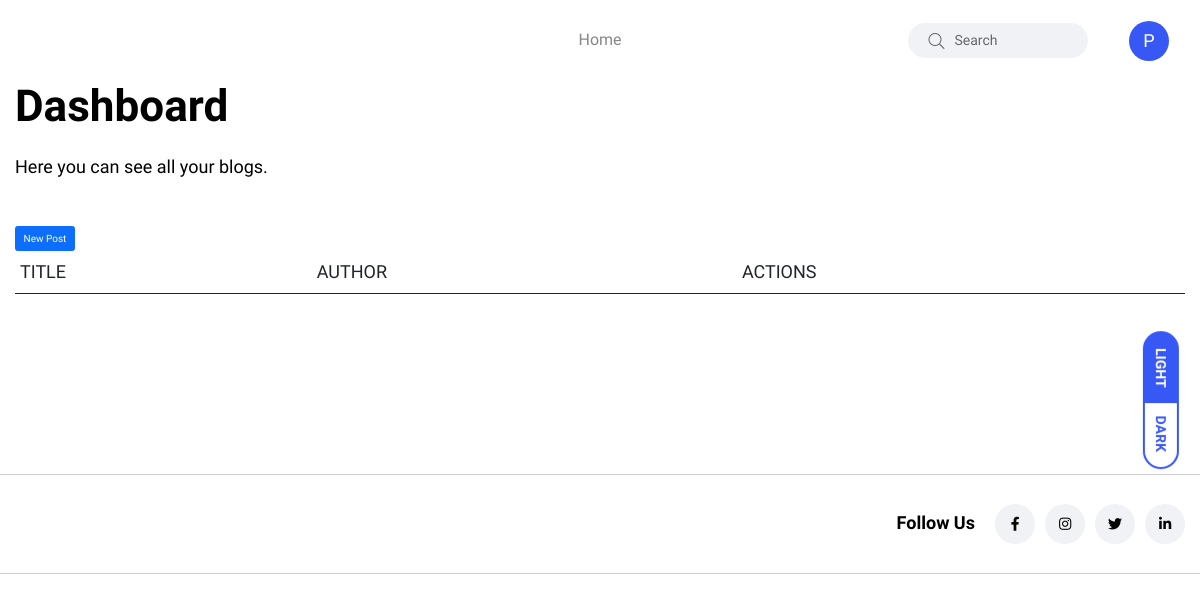
Page /dashboard/ (signed in) on the earlier database version.
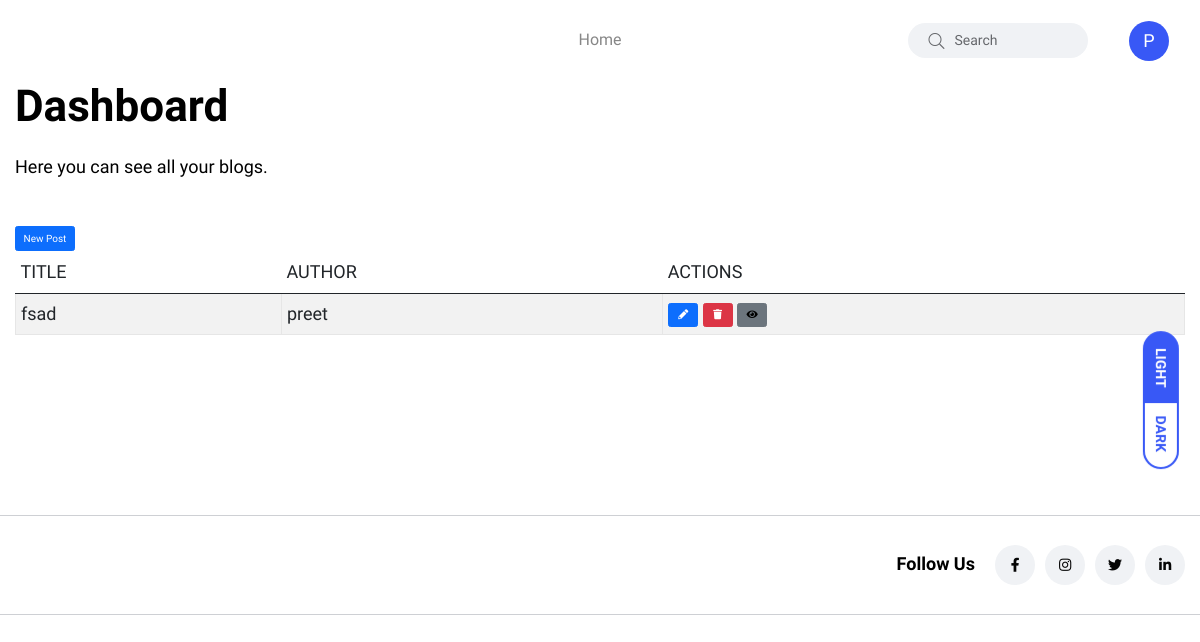
Same page on the later database version.
### blogapp/models.py (models this page shows, shortened)
class Blog(models.Model):
    audio_choice = (
    ("Processing", "Processing"),
    ("Complete", "Complete")
)
    title = models.CharField(max_length=100)
    content = RichTextUploadingField()
    audio_url = models.FileField(upload_to = 'audio_file/', null=True, blank=True)
    audio_status = models.CharField(choices=audio_choice, max_length=15)
    state = models.CharField(max_length=100)
    category = models.CharField(max_length=100)
    slug = models.SlugField(max_length=40, unique=True)
    user = models.ForeignKey(User, on_delete=models.CASCADE)
    created_at = models.DateTimeField(auto_now_add=True)
    updated_at = models.DateTimeField(auto_now=True)

### blogapp/views.py (the view)
# urls.py: path('dashboard/',views.DashboardBlogView.as_view(),name='dashboard'),
class DashboardBlogView(ListView):
    def get(self, request):
        if self.request.user.is_authenticated:
            data = Blog.objects.filter(user = self.request.user)
            return render(request, 'dashboard.html', {'data': data})

### blogapp/templates/dashboard.html (shortened to what this page needs)
{% extends 'base.html' %}
{% load static %}
{% block content %}
<div class="container">
    <div class="row">
        <div class="col-md-12">
            <h1>Dashboard</h1>
            <p>Here you can see all your blogs.</p>
            <a href="{% url 'add-blog' %}" class="btn btn-primary">New Post</a>
            <table class="table table-striped">
                <thead>
                    <tr>
                        <th>Title</th>
                        <th>Author</th>
                        <th>Actions</th>
                    </tr>
                </thead>
                <tbody>
                    {% for blog in data %}
                    <tr>
                        <td>{{ blog.title }}</td>
                        <td>{{ blog.user }}</td>
                        <td>
                            <button type="button" class="btn btn-primary edit"><a href="{% url 'edit-blog' blog.id %}"><i class="fa fa-pencil" aria-hidden="true"></i></a></button>
                            <button type="button" class="btn btn-danger delete" data-bs-toggle="modal"
                                data-bs-target="#modal{{blog.id}}"><i class="fa fa-trash" aria-hidden="true"></i></button>
                            <button type="button" class="btn btn-secondary view"><a href="{% url 'blog-detail' blog.slug %}"><i class="fa fa-eye" aria-hidden="true"></i></a></button>
                        </td>
                    </tr>
                    {% endfor %}
                </tbody>
            </table>
        </div>
    </div>
</div>
{% endblock %}

Differences in the rows shown:
added Blog: title "fsad", user "preet"
